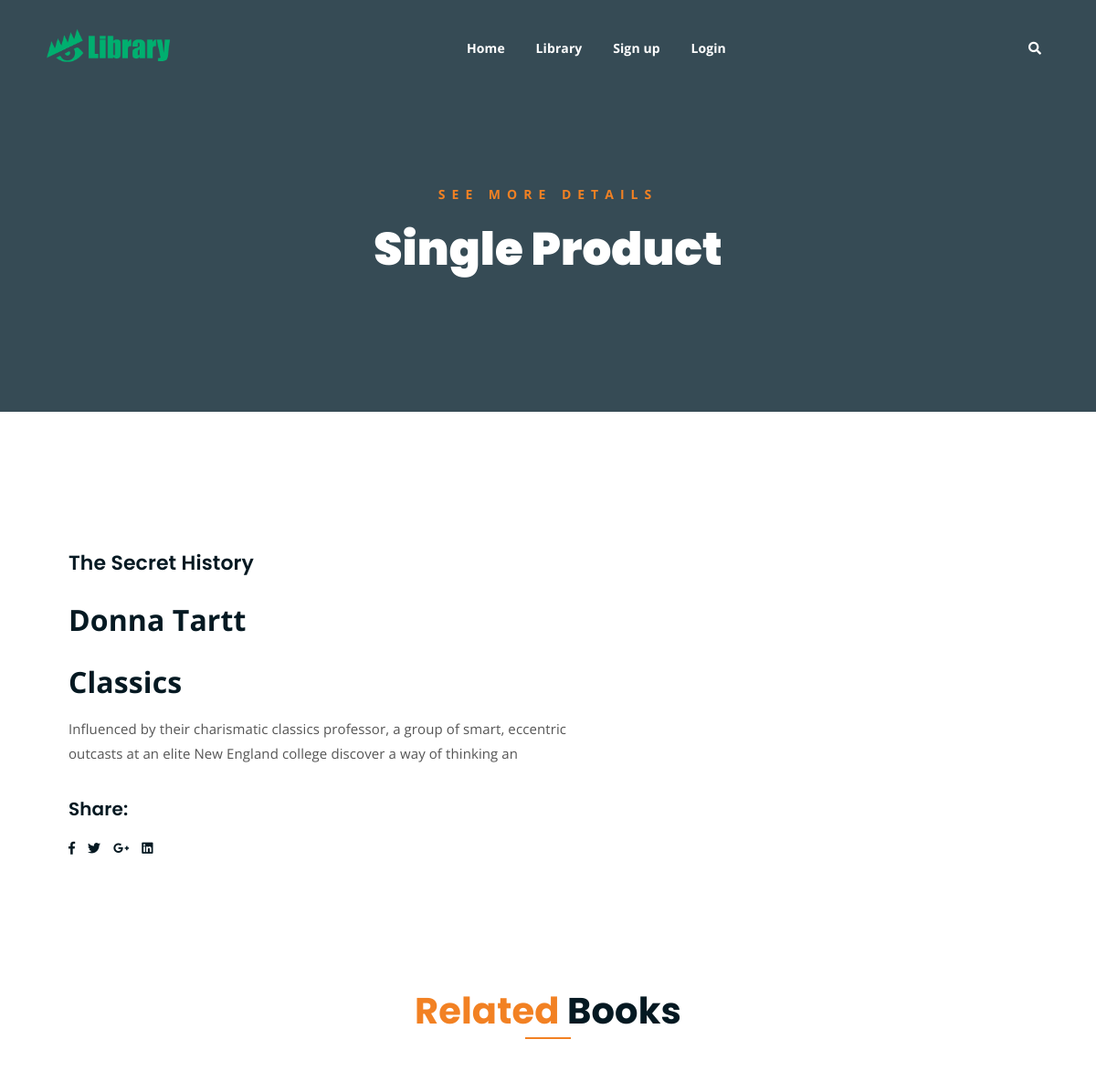
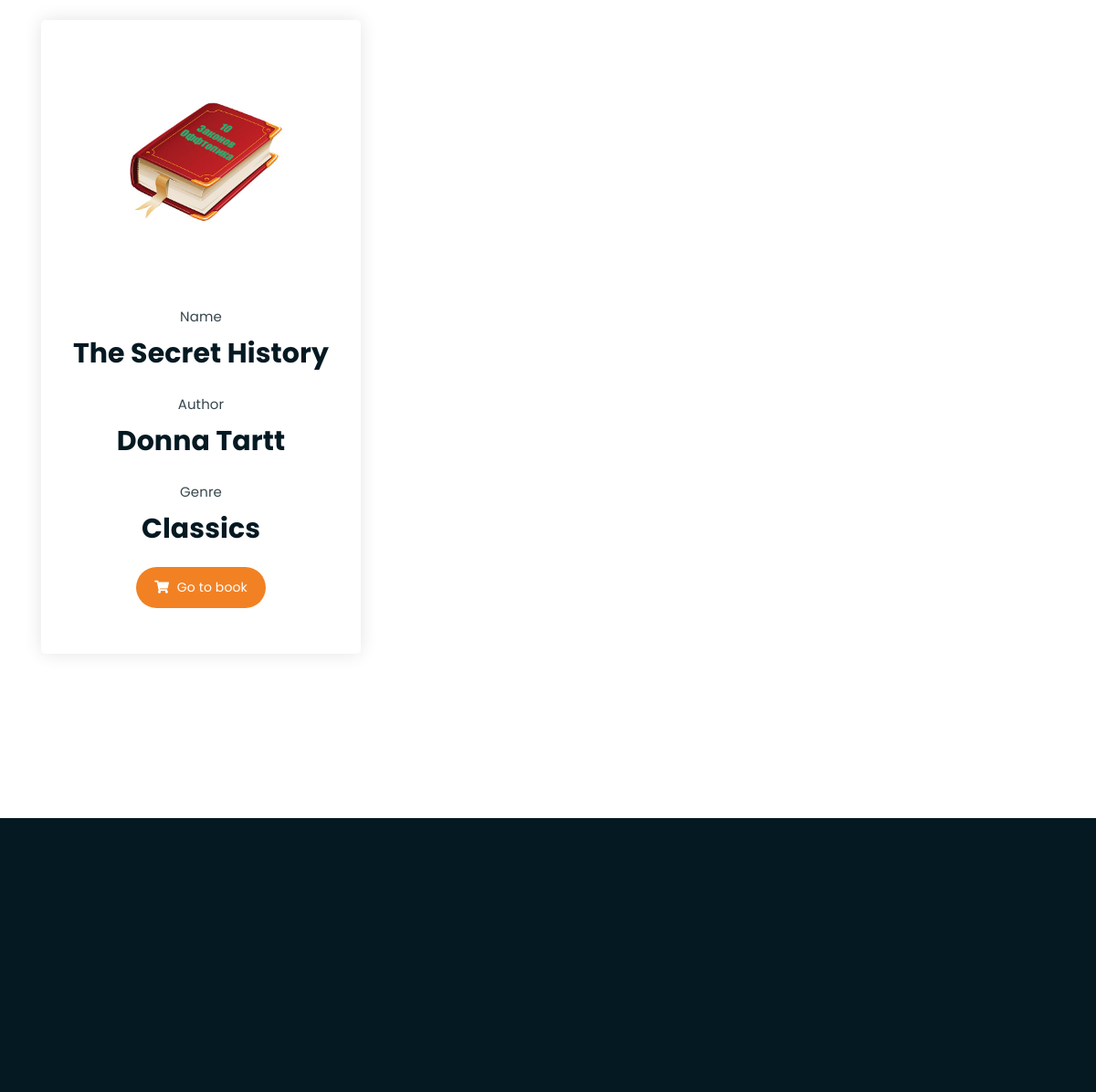
The app's page /w/single_book/1 with its own data (2 pictures, top to bottom).
### website/models.py (models this page shows, shortened)
class Book(models.Model):
    book_id = models.AutoField(primary_key=True)
    name = models.CharField(max_length=50)
    user = models.ForeignKey(User, on_delete=models.CASCADE)  # user that post book
    author = models.CharField(max_length=50)
    genre = models.ForeignKey(Genre, on_delete=models.CASCADE)
    description = models.CharField(max_length=150)
    link = models.CharField(max_length=100)

class Genre(models.Model):
    genre_id = models.AutoField(primary_key=True)
    name = models.CharField(max_length=50)
    description = models.CharField(max_length=200)

### website/views.py (the view)
# urls.py: path('single_book/<int:book_id>', SingleBook.as_view(), name='single_book'),
class SingleBook(View):
    def get(self, request, book_id):
        book = Book.objects.get(book_id=book_id)  # get single book object
        return render(request, 'single_book.html', context={'book': book,
                                                            'rel_books': [book]})

### website/templates/single_book.html
{% extends 'base.html' %}
{% block main %}
	<div class="breadcrumb-section breadcrumb-bg">
		<div class="container">
			<div class="row">
				<div class="col-lg-8 offset-lg-2 text-center">
					<div class="breadcrumb-text">
						<p>See more Details</p>
						<h1>Single Product</h1>
					</div>
				</div>
			</div>
		</div>
	</div>
	<div class="single-product mt-150 mb-150">
		<div class="container">
			<div class="row">
				<div class="col-md-7">
					<div class="single-product-content">
						<h3>{{ book.name }}</h3>
						<p class="single-product-pricing">{{ book.author }}</p>
						<p class="single-product-pricing">{{ book.genre.name }}</p>
						<p> {{ book.description }} </p>
						<h4>Share:</h4>
						<ul class="product-share">
							<li><a href=""><i class="fab fa-facebook-f"></i></a></li>
							<li><a href=""><i class="fab fa-twitter"></i></a></li>
							<li><a href=""><i class="fab fa-google-plus-g"></i></a></li>
							<li><a href=""><i class="fab fa-linkedin"></i></a></li>
						</ul>
					</div>
				</div>
			</div>
		</div>
	</div>
	<div class="more-products mb-150">
		<div class="container">
			<div class="row">
				<div class="col-lg-8 offset-lg-2 text-center">
					<div class="section-title">
						<h3><span class="orange-text">Related</span> Books</h3>
					</div>
				</div>
			</div>
			<div class="row">
				{% for rel_book in rel_books %}
				<div class="col-lg-4 col-md-6 text-center strawberry {{ book.genre.name }}">
					<div class="single-product-item">
						<div class="product-image">
							<a href="single-product.html"><img src="assets/img/products/product-img-1.jpg" alt=""></a>
						</div>
						<p class="product-price"><span>Name</span> {{ rel_book.name }} </p>
						<p class="product-price"><span>Author</span> {{ rel_book.author }} </p>
						<p class="product-price"><span>Genre</span> {{ rel_book.genre.name }} </p>
						<a href={% url 'single_book' rel_book.book_id %} class="cart-btn"><i class="fas fa-shopping-cart"></i> Go to book </a>
					</div>
				</div>
				{% endfor %}
			</div>
		</div>
	</div>
	{% endblock %}

### website/static/css/main.css (style rules this page uses)
html { font-size: 14px; font-weight: 400; line-height: 28px; height: 100%; }
body { font-family: "Open Sans", sans-serif; font-weight: 400; font-size: 1rem; letter-spacing: 0.1px; line-height: 1.8; color: #051922; overflow-x: hidden; }
body img { max-width: 100%; }
a { cursor: pointer; text-decoration: none; -webkit-transition: all 0.2s ease-in-out; -o-transition: all 0.2s ease-in-out; transition: all 0.2s ease-in-out; }
h1, .h1, h2, .h2, h3, .h3, h4, .h4, h5, .h5, h6, .h6 { font-family: "Poppins", sans-serif; font-weight: 700; margin: 0 0 1.25rem 0; color: #051922; }
h1:last-child, .h1:last-child, h2:last-child, .h2:last-child, h3:last-child, .h3:last-child, h4:last-child, .h4:last-child, h5:last-child, .h5:last-child, h6:last-child, .h6:last-child { margin: 0; }
h1, .h1 { font-size: 4rem; font-weight: 700; line-height: 4rem; }
h3, .h3 { font-size: 2rem; font-weight: 700; line-height: 2.25rem; }
h4, .h4 { font-size: 1.5rem; font-weight: 700; line-height: 1.75rem; }
p { font-family: "Open Sans", sans-serif; font-weight: 400; font-size: 1rem; letter-spacing: 0.1px; line-height: 1.8; color: #051922; margin: 0 0 1.25rem 0; }
.mt-150 { margin-top: 150px; }
.mb-150 { margin-bottom: 150px; }
.orange-text { color: #F28123; }
a.boxed-btn, a.bordered-btn, a.cart-btn { border-radius: 50px; }
.section-title h3 { font-size: 40px; position: relative; padding-bottom: 15px; }
.section-title h3:after { position: absolute; content: ''; left: 0px; right: 0px; bottom: 0px; width: 50px; height: 2px; background-color: #F28123; margin: 0 auto; }
.section-title { margin-bottom: 80px; }
.breadcrumb-bg { background-image: url(../img/breadcrumb-bg.jpg); }
.breadcrumb-text p { color: #F28123; font-weight: 700; text-transform: uppercase; letter-spacing: 7px; }
.breadcrumb-text h1 { font-size: 50px; font-weight: 900; color: #fff; margin: 0; margin-top: 20px; }
.breadcrumb-section { padding: 150px 0; background-size: cover; background-position: center center; position: relative; z-index: 1; background-attachment: fixed; padding-top: 200px; }
.breadcrumb-section:after { position: absolute; left: 0; top: 0; width: 100%; height: 100%; content: ""; background-color: #07212e; z-index: -1; opacity: 0.8; }
.product-image img { -webkit-transition: 0.3s; -o-transition: 0.3s; transition: 0.3s; }
a.cart-btn { -webkit-transition: 0.3s; -o-transition: 0.3s; transition: 0.3s; }
ul.product-share li a { -webkit-transition: 0.3s; -o-transition: 0.3s; transition: 0.3s; }
.single-product-item { -webkit-transition: 0.3s; -o-transition: 0.3s; transition: 0.3s; }
html, body { height: 100%; }
.single-product-item { margin-bottom: 30px; }
.product-image { padding: 30px; padding-bottom: 0; }
.product-image img { width: 90%; border-radius: 5px; margin-bottom: 20px; }
p.product-price { font-family: 'Poppins', sans-serif; font-size: 30px; font-weight: 700; margin-bottom: 15px; }
p.product-price span { display: block; opacity: 0.8; font-size: 15px; font-weight: 400; }
a.cart-btn { font-family: 'Poppins', sans-serif; display: inline-block; background-color: #F28123; color: #fff; padding: 10px 20px; }
a.cart-btn i { margin-right: 5px; }
.single-product-content h3 { font-size: 22px; font-weight: 600; }
.single-product-content p { font-size: 15px; color: #555; line-height: 1.8; }
.single-product-content p.single-product-pricing { font-size: 32px; font-weight: 700; margin-bottom: 10px; color: #051922; line-height: inherit; }
.single-product-content h4 { font-size: 20px; font-weight: 600; margin-top: 35px; }
ul.product-share { margin: 0; padding: 0; list-style: none; }
ul.product-share li { display: inline-block; }
ul.product-share li a { display: block; color: #051922; margin-right: 10px; }
.single-product-content { margin-left: 30px; }
.single-product-item { -webkit-box-shadow: 0 0 20px #e4e4e4; box-shadow: 0 0 20px #e4e4e4; padding-bottom: 50px; border-radius: 5px; }

### records on screen
Book: name "The Secret History", author "Donna Tartt", genre.name "Classics", description "Influenced by their charismatic classics professor, a group of smart, eccentric outcasts at an elite New England college discover a way of thinking an"
